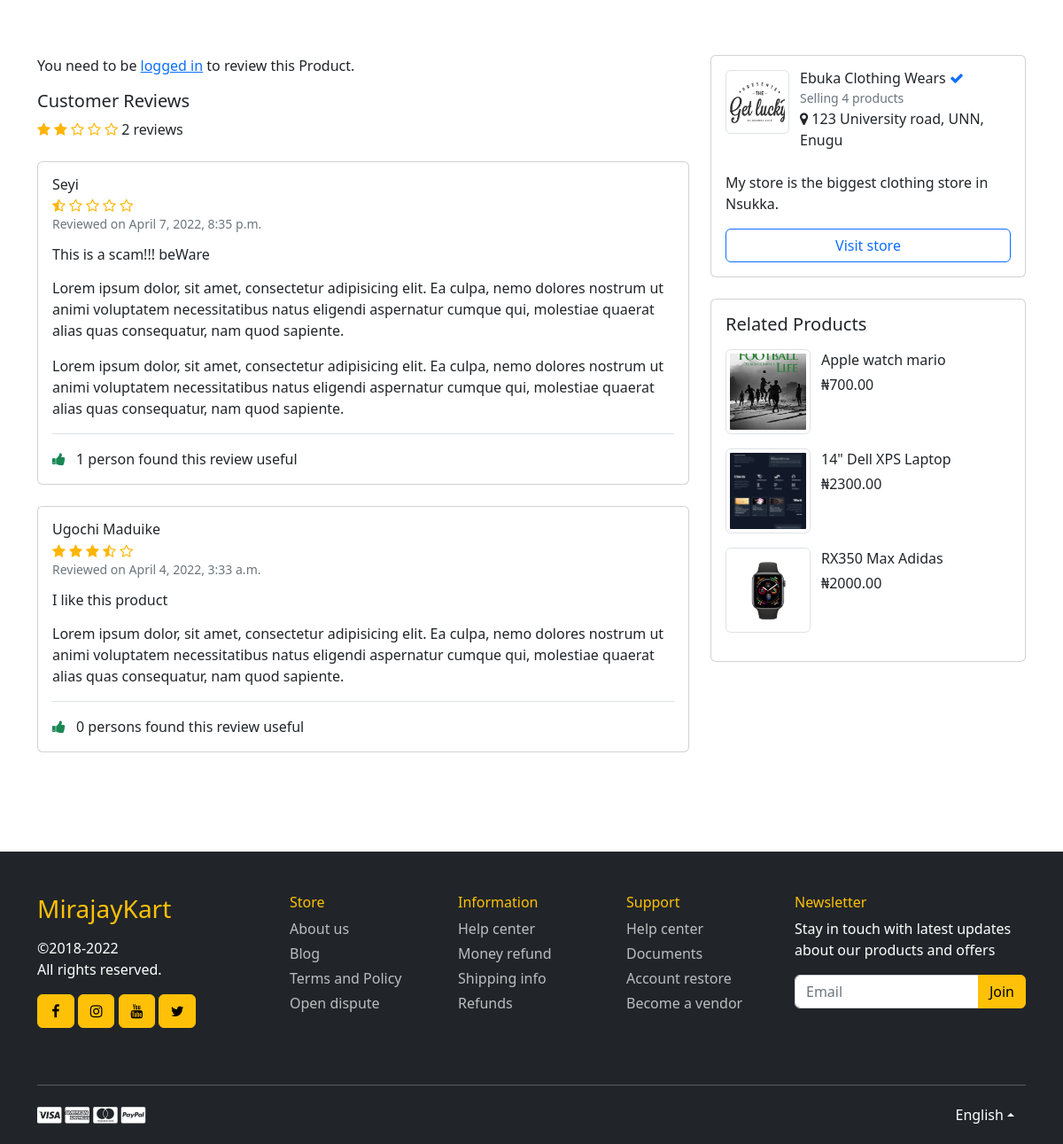
/products/gopro-hero6-4k-action-camera-black/ (lower part), run on an earlier commit of the app's database.
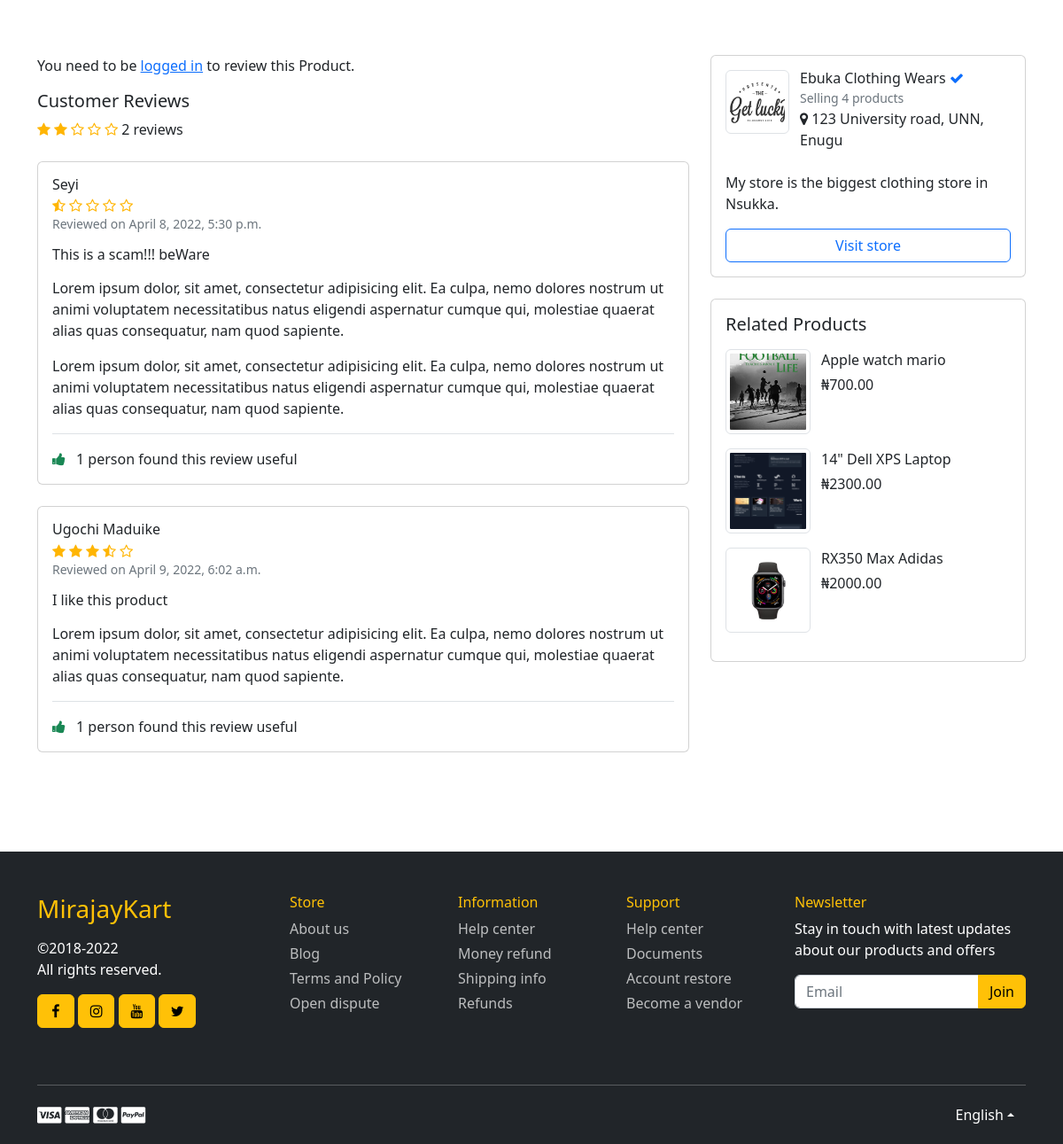
And on a later commit of the database.
### products/models.py (models this page shows, shortened)
class Review(models.Model):
    product = models.ForeignKey(
        Product, on_delete=models.CASCADE, related_name='reviews')
    user = models.ForeignKey(
        User, on_delete=models.CASCADE, related_name='reviews')
    subject = models.CharField(max_length=100)
    content = models.TextField(max_length=500)
    rating = models.FloatField()
    ip = models.GenericIPAddressField(blank=True, null=True)
    user_agent_data = models.CharField(
        max_length=255, blank=True, null=True)
    thumbsup = models.IntegerField(default="0")
    thumbsdown = models.IntegerField(default="0")
    thumbs = models.ManyToManyField(
        User, related_name="thumbs", default=None, blank=True)
    is_visible = models.BooleanField(default=True)
    created = models.DateTimeField(auto_now_add=True)
    updated = models.DateTimeField(auto_now=True)
    class Meta:
        ordering = ['-created']

### accounts/models.py (models this page shows)
class User(AbstractUser):
    is_vendor = models.BooleanField(default=False)
    is_customer = models.BooleanField(default=False)

### products/views.py (the view)
# urls.py: path('<slug:slug>/', views.product_detail, name='detail'),
def product_detail(request, slug):
    product = get_object_or_404(Product, slug=slug)
    cart_product_form = CartAddProductForm()
    reviews = product.reviews.filter(is_visible=True)
    if request.user.is_authenticated:
        try:
            user_review = Review.objects.get(
                user__id=request.user.id, product__slug=product.slug)
        except Review.DoesNotExist:
            user_review = None
    else:
        user_review = None
    if request.method == 'POST':
        review_form = ReviewForm(request.POST)
        if review_form.is_valid():
            review = review_form.save(commit=False)
            review.user = request.user
            review.product = product
            review.ip = request.META.get('REMOTE_ADDR')
            review.user_agent_data = request.META.get('HTTP_USER_AGENT')
            review.save()
            messages.success(
                request, "Thanks! Your review was submitted successfully.")
            return redirect('products:detail', product.slug)
        else:
            messages.warning(
                request, "An error occured while submitting your form, check below")
    else:
        review_form = ReviewForm()
    similar_products = list(product.category.products.exclude(
        id=product.id))
    if len(similar_products) >= 4:
        similar_products = random.sample(similar_products, 4)
    template_name = "products/detail.html"
    context = {
        "product": product,
        "cart_product_form": cart_product_form,
        "reviews": reviews,
        "user_review": user_review,
        "review_form": review_form,
        "similar_products": similar_products,
    }
    return render(request, template_name, context)

### carts/forms.py
class CartAddProductForm(forms.Form):
    quantity = forms.TypedChoiceField(
        label='',
        choices=PRODUCT_QUANTITY_CHOICES,
        coerce=int)
    override = forms.BooleanField(required=False,
                                  initial=False,
                                  widget=forms.HiddenInput)
    def __init__(self, *args, **kwargs):
        super().__init__(*args, **kwargs)
        self.fields['quantity'].widget.attrs.update(
            {'class': 'form-select d-inline w-25'})

### products/forms.py
class ReviewForm(forms.ModelForm):
    def __init__(self, *args, **kwargs):
        super().__init__(*args, **kwargs)
        for field in self.visible_fields():
            field.field.widget.attrs['class'] = 'form-control'
    class Meta:
        model = Review
        fields = ['subject', 'content', 'rating']

### carts/cart.py (called while the page is built)
    def __len__(self):
        return sum(item['quantity'] for item in self.cart.values())

### carts/context_processors.py (called while the page is built)
def cart(request):
    return {'cart': Cart(request)}

### products/models.py (called while the page is built)
    def get_absolute_url(self):
        return reverse('products:detail',
                       kwargs={'slug': self.slug})

### templates/products/detail.html (shortened to what the changed rows need)
{% extends 'base.html' %}
{% block content %}
<section class="padding-y">
    <div class="container">
        <div class="row my-5">
            <div class="col-md-8">
                {% for review in reviews %}
                <div class="card mb-4">
                    <div class="card-body">
                        <blockquote class="border-bottom">
                            <div class="icontext">
                                <div class="text">
                                    <h6 class="mb-1">{{ review.user.get_full_name|default:review.user.username|title }}</h6>
                                    <div class="rating-wrap">
                                        <div class="rating-star">
                                            <span>
                                                <i class="fa fa-star{% if review.rating == 0.5 %}-half-o{% elif review.rating < 1%}-o{% endif %}" aria-hidden="true"></i>
                                                <i class="fa fa-star{% if review.rating == 1.5 %}-half-o{% elif review.rating < 2%}-o{% endif %}" aria-hidden="true"></i>
                                                <i class="fa fa-star{% if review.rating == 2.5 %}-half-o{% elif review.rating < 3%}-o{% endif %}" aria-hidden="true"></i>
                                                <i class="fa fa-star{% if review.rating == 3.5 %}-half-o{% elif review.rating < 4%}-o{% endif %}" aria-hidden="true"></i>
                                                <i class="fa fa-star{% if review.rating == 4.5 %}-half-o{% elif review.rating < 5%}-o{% endif %}" aria-hidden="true"></i>
                                            </span>
                                        </div>
                                        <small class="text-muted">Reviewed on {{ review.updated }} </small>
                                    </div>
                                </div>
                            </div>
                            <div class="mt-3">
                                <h6>{{ review.subject }}</h6>
                                <p>{{ review.content|linebreaks }}</p>
                            </div>
                        </blockquote>
                        <p class="mb-0"><i class="me-2 text-success fa fa-thumbs-up"></i> {{ review.thumbsup }} person{{ review.thumbsup|pluralize }} found this review useful</p>
                    </div>
                </div>
                {% endfor %}
            </div>
        </div>
    </div>
</section>
{% endblock %}

What changed in the data, as far as the page shows it:
changed Review "This is a scam!!! beWare": updated "April 7, 2022, 8:35 p.m." → "April 8, 2022, 5:30 p.m."
changed Review "I like this product": updated "April 4, 2022, 3:33 a.m." → "April 9, 2022, 6:02 a.m."; thumbsup "0" → "1"
